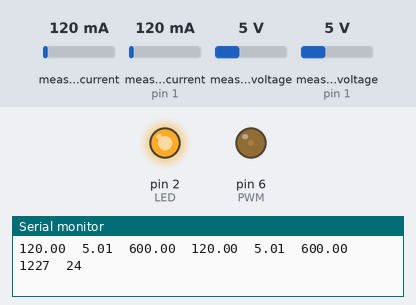
The sketch below on a simulated Arduino Uno, built with avr-gcc and run on an emulated ATmega328P. On the bench: output pins drawn as LEDs (lit = HIGH), the last lines printed to the serial monitor. The test bench sets the inputs (shaded band); at power-on: measured current 120 mA, measured voltage (sensor on pin 1) 5 V, measured current (sensor on pin 1) 120 mA, measured voltage 5 V.

Above: at 1.29 s.
1.3 s: measured current (sensor 0) set to 40 mA
At 3.59 s:
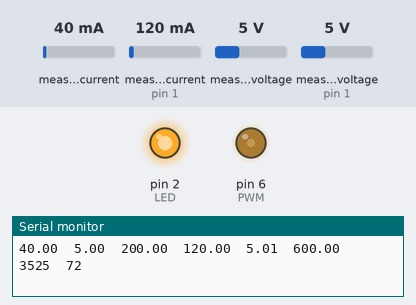
4.3 s: measured voltage (sensor on pin 1) set to 0.3 V
At 13.2 s:
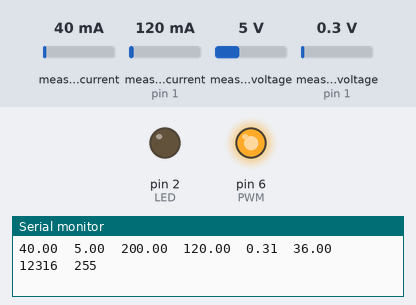
Timing chart, 0 to 14.7 s (numbered marks = the images above; inputs shaded):
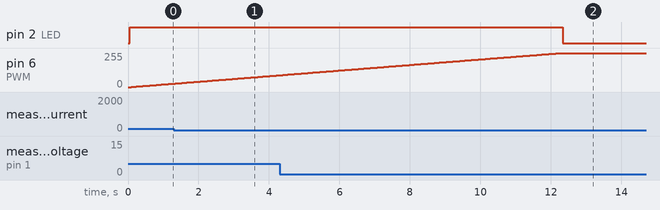

The sketch:

teste_medicao_INA.ino
```cpp
#include <math.h>
#include <Wire.h>
#include <Adafruit_INA219.h>
#include <SD.h>   //https://docs.arduino.cc/learn/programming/sd-guide
#include <SPI.h>

//para medir as placas
#define PWM 6
//LED indicativo da escrita no SD
#define LED 2

Adafruit_INA219 controle(0x40);
float TfonteC_V = 0;
float CorrenteC_mA = 0;
float PotenciaC_mW = 0;

Adafruit_INA219 experimental(0x41);
float TfonteE_V = 0;
float CorrenteE_mA = 0;
float PotenciaE_mW = 0;

void setup() {
  pinMode(LED, OUTPUT);
  //para medir as placas
  controle.begin();
  experimental.begin();

  TfonteC_V = controle.getBusVoltage_V() + (controle.getShuntVoltage_mV() / 1000);
  CorrenteC_mA = controle.getCurrent_mA();
  PotenciaC_mW = controle.getPower_mW();

  TfonteE_V = experimental.getBusVoltage_V() + (experimental.getShuntVoltage_mV() / 1000);
  CorrenteE_mA = experimental.getCurrent_mA();
  PotenciaE_mW = experimental.getPower_mW();

  //coisas para mostrar na serial
  Serial.begin(9600);
  Serial.println("");
  Serial.println("--------------");

  Serial.println("Teste dos sensores:");

  Serial.println("");
  Serial.print("Ic (mA)");
  Serial.print("\t");
  Serial.print("Uc (V)");
  Serial.print("\t");
  Serial.print("Pc (mW)");
  Serial.print("\t");
  Serial.print("Ie (mA)");
  Serial.print("\t");
  Serial.print("Ue (V)");
  Serial.print("\t");
  Serial.print("Pe (mW)");
  Serial.print("\t");
  Serial.println("T (ms)");
}

void loop() {
  //para medir as placas
  digitalWrite(LED, HIGH);
  for (int i = 0; i <= 255; i++) {
    analogWrite(PWM, i);
    TfonteC_V = controle.getBusVoltage_V() + (controle.getShuntVoltage_mV() / 1000);
    CorrenteC_mA = controle.getCurrent_mA();
    PotenciaC_mW = controle.getPower_mW();

    TfonteE_V = experimental.getBusVoltage_V() + (experimental.getShuntVoltage_mV() / 1000);
    CorrenteE_mA = experimental.getCurrent_mA();
    PotenciaE_mW = experimental.getPower_mW();

    Serial.print(CorrenteC_mA);
    Serial.print("\t");
    Serial.print(TfonteC_V);
    Serial.print("\t");
    Serial.print(PotenciaC_mW);
    Serial.print("\t");
    Serial.print(CorrenteE_mA);
    Serial.print("\t");
    Serial.print(TfonteE_V);
    Serial.print("\t");
    Serial.print(PotenciaE_mW);
    Serial.print("\t");
    Serial.print(millis());
    Serial.print("\t");
    Serial.println(i);
    delay(2);
  }
  Serial.println("");
  Serial.println("");
  digitalWrite(PWM, HIGH);
  digitalWrite(LED, LOW);

  delay (60000UL);
}
```
